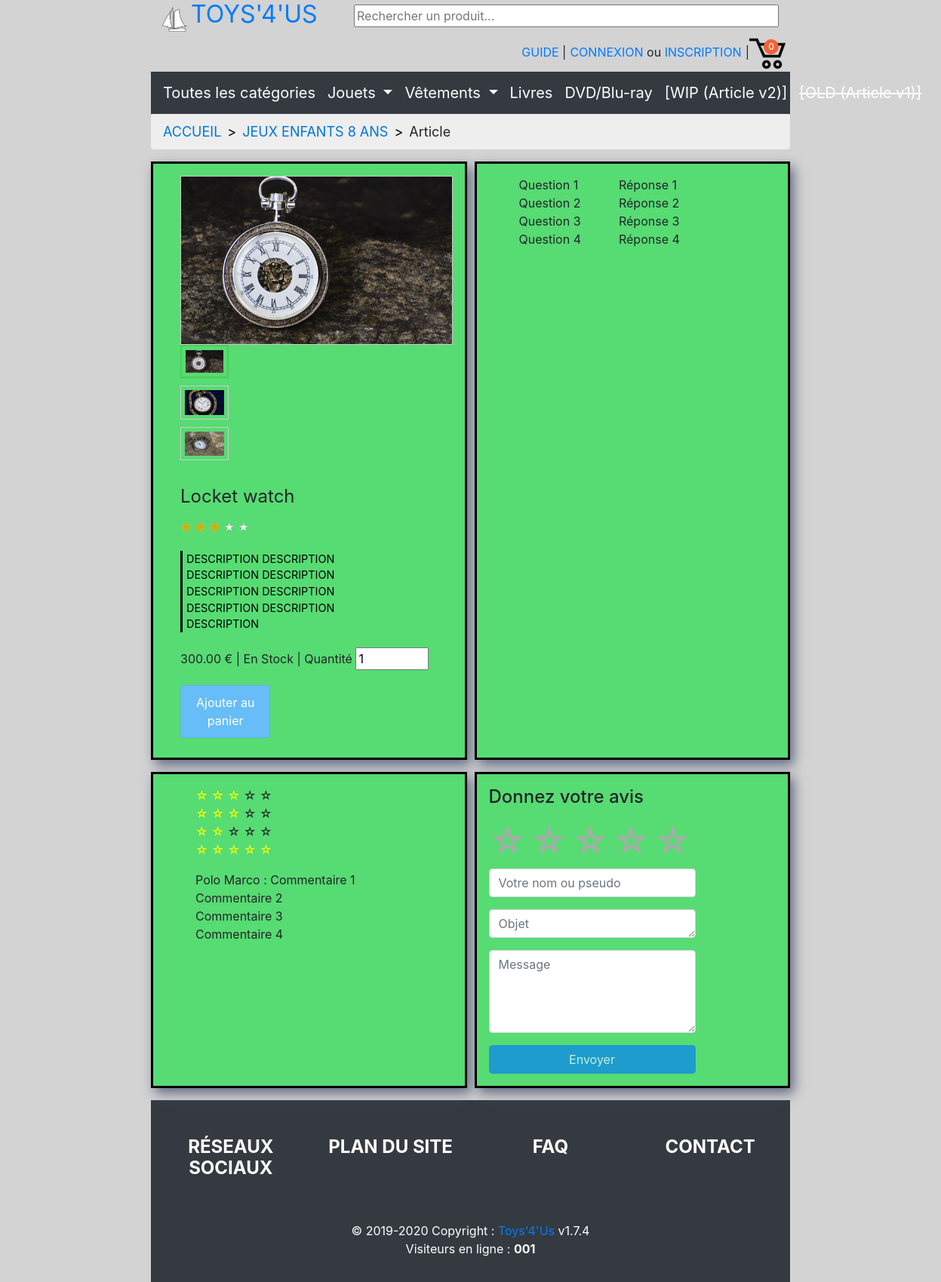
The app's page /index.php?page=pagearticle&id=2 with its own data.
### tables this page shows
CREATE TABLE IF NOT EXISTS `tbl_product_image` (
  `id` int(11) NOT NULL AUTO_INCREMENT,
  `product_id` int(11) NOT NULL,
  `preview_source` text NOT NULL,
  PRIMARY KEY (`id`)
);

CREATE TABLE IF NOT EXISTS `tbl_products` (
  `id` int(8) NOT NULL AUTO_INCREMENT,
  `name` varchar(255) NOT NULL,
  `price` double(10,2) NOT NULL,
  `category` varchar(255) NOT NULL,
  `average_rating` float(3,1) NOT NULL,
  PRIMARY KEY (`id`)
);

### functions/DBController.php (called while the page is built)
<?php
class DBController
{
	private $host = "localhost";
	private $user = "root";
	private $password = "";
	private $database = "toys4us";
	private $conn;
	function __construct()
	{
		$this->conn = $this->connectDB();
	}
	function connectDB()
	{
		$conn = mysqli_connect($this->host, $this->user, $this->password, $this->database);
		return $conn;
	}
	function runQuery($query)
	{
		$result = mysqli_query($this->conn, $query);
		while ($row = mysqli_fetch_assoc($result)) {
			$resultset[] = $row;
		}
		if (!empty($resultset))
			return $resultset;
	}
}

### pagearticle.php (the view, shortened to what this page needs)
<?php
include 'functions/DBController.php';
$db_handle = new DBController();
$objet = $_GET['id'];
$productResult = $db_handle->runQuery("SELECT * FROM tbl_products WHERE id = $objet");
if (!empty($productResult)) {
?>
    <div class="d-flex flex-row bd-highlight mb-3">
        <div class="qanda p-3 cadre" id="product-view">
            <?php
            $productImageResult = $db_handle->runQuery("SELECT * FROM tbl_product_image WHERE product_id = $objet");
            if (!empty($productImageResult)) {
            ?>
                <div class="preview-image">
                    <div id="preview-enlarged">
                        <img src="<?php echo $productImageResult[0]["preview_source"]; ?>" />
                    </div>
                    <div id="thumbnail-container">
                        <?php foreach ($productImageResult as $key => $value) {
                            $focused = "";
                            if ($key == 0) {
                                $focused = "focused";
                            }
                        ?>
                            <img class="thumbnail <?php echo $focused; ?>" src="<?php echo $productImageResult[$key]["preview_source"]; ?>" />
                        <?php } ?>
                    </div>
                </div>
            <?php } ?>
            <div class="product-info">
                <div class="product-title"><?php echo $productResult[0]["name"]; ?></div>
                <ul>
                    <?php
                    for ($i = 1; $i <= 5; $i++) {
                        $selected = "";
                        if (!empty($productResult[0]["average_rating"]) && $i <= $productResult[0]["average_rating"]) {
                            $selected = "selected";
                        }
                    ?>
                        <li class='<?php echo $selected; ?>'>&#9733;</li>
                    <?php
                    }
                    ?>
                </ul>
                <div class="product-category"><?php echo $productResult[0]["category"]; ?>
                </div>
                <div><?php echo $productResult[0]["price"]; ?> € | En Stock | Quantité <input type="number" value="1" min="1" max="100" size="4"></div>
                <div><button class="btn-info">Ajouter au<br>panier</button></div>
            </div>
        <?php
    }
        ?>
        </div>
        <div class="qanda p-3 cadre">
            <div class="doubleul">
                <ul class="puces">
                    <li>Question 1</li>
                    <li>Question 2</li>
                    <li>Question 3</li>
                    <li>Question 4</li>
                </ul>
                <ul class="puces">
                    <li>Réponse 1</li>
                    <li>Réponse 2</li>
                    <li>Réponse 3</li>
                    <li>Réponse 4</li>
                </ul>
            </div>
        </div>
    </div>
    <div class="d-flex flex-row bd-highlight mb-3">
        <div class="p-3 cadre avis">
            <div class="doubleul">
                <ul class="puces">
                    <li class="etoile"><span class="colori">☆ ☆ ☆</span> ☆ ☆</li>
                    <li class="etoile"><span class="colori">☆ ☆ ☆</span> ☆ ☆</li>
                    <li class="etoile"><span class="colori">☆ ☆</span> ☆ ☆ ☆</li>
                    <li class="etoile"><span class="colori">☆ ☆ ☆ ☆ ☆</span></li>
                </ul>
                <ul class="puces">
                    <li class="element2"><span title="21/01/2019 à 21:12:01">Polo Marco</span> : Commentaire 1</li>
                    <li class="element2">Commentaire 2</li>
                    <li class="element2">Commentaire 3</li>
                    <li class="element2">Commentaire 4</li>
                </ul>
            </div>
        </div>
        <div class="p-3 cadre envoi-avis">
            <div class="bloc2">
                <h4>Donnez votre avis</h4>
                <?php
                $connect = 1;
                if ($connect == true) {
                ?>
                    <div class="rating">
                        <a href="#" title="Donner 5 étoiles">☆</a>
                        <a href="#" title="Donner 4 étoiles">☆</a>
                        <a href="#" title="Donner 3 étoiles">☆</a>
                        <a href="#" title="Donner 2 étoiles">☆</a>
                        <a href="#" title="Donner 1 étoile">☆</a>
                    </div>
                    <div class="form-group">
                        <input type="text" id="nom" class="form-control" value="" <?php if(isset($_SESSION['connecte'])) {echo "disabled";} else { echo 'placeholder="Votre nom ou pseudo"';} ?>>
                    </div>
                    <div class="form-group">
                        <textarea id="objet" class="form-control" rows="1" placeholder="Objet"></textarea>
                    </div>
                    <div class="form-group">
                        <textarea id="messa" class="form-control" rows="4" placeholder="Message"></textarea>
                    </div>
                    <button type="submit" id="envoi" class="btn btn-primary form-control" disabled>Envoyer</button>
                <?php
                } else {
                    echo "Veuillez vous connectez";
                }
                ?>
            </div>
        </div>
    </div>

### index.php (shortened to what this page needs)
<?php
$replace = array('../', '..\\', '/', '\\', './',  '.\\');
$page = str_replace($replace, '', $_GET['page']);
?>
<!DOCTYPE html>
<html lang="fr">
<head>
	<link rel="stylesheet" href="https://stackpath.bootstrapcdn.com/bootstrap/4.1.3/css/bootstrap.min.css">
	<link rel="stylesheet" href="https://cdn.jsdelivr.net/gh/gitbrent/bootstrap4-toggle@3.6.1/css/bootstrap4-toggle.min.css">
	<link rel="stylesheet" href="http://ajax.googleapis.com/ajax/libs/jqueryui/1.10.1/themes/base/minified/jquery-ui.min.css">
	<link rel="stylesheet" href="https://cdnjs.cloudflare.com/ajax/libs/font-awesome/4.7.0/css/font-awesome.min.css">
	<link rel="stylesheet" href="css/style.css">
	<?php
	switch ($page) {
		case "pagearticle":
			echo '<link rel="stylesheet" href="css/article.css">' . "\n";
			break;
	}
	?>
</head>
<body>
	<?php
	require_once("functions/header.php");
	require_once("functions/ariane.php");
	include_once($page . '.php');
	require_once("functions/footer.php");
	?>
</body>
</html>

### functions/header.php (shortened to what this page needs)
<header>
	<div class="container-fluid">
		<div class="row align-items-center">
			<div class="col">
				<a href="index.php"><img class="logo" src="<?php echo LOGO_SITE; ?>" alt="logo" />
					<span class="h2 text-uppercase font-weight-normal"><?php echo NOM_SITE; ?></span>
				</a>
			</div>
			<div class="col text-center">
				<input type="text" class="recherche" id="recherche" size="50" dir="auto" placeholder="Rechercher un produit..." />
			</div>
			<div class="col text-right menudroit">
				<div class="row float-right align-items-center text-center">
					<div class="">
						<a href="index.php?page=pageguide">GUIDE</a> |
					</div>
					<?php
					if (isset($_SESSION['authOk'])) {
						echo '<div class="login">Bonjour, <a href="index.php?page=pageespaceclient"><b>' . securite($_SESSION['connecte']->getPrenom()) . ' ' . securite($_SESSION['connecte']->getNom()) . '</b></a>';
					?>
						<form method="POST" action="">
							<input type="submit" name="deco" value="Déconnexion" class="btn btn-primary">
						</form>
				</div>|
			<?php
					} else {
			?>
				<div class="login">
					<a href="index.php?page=pageconnexion">CONNEXION</a> ou <a href="pageinscription.php">INSCRIPTION</a>
				</div>|
			<?php
					}
			?>
			<div class="panier">
				<div class="panier_count">
					<?php
					if (isset($_SESSION['panier'])) {
						if (!isset($_SESSION['panier'])) {
							echo "0";
						} else {
							echo array_sum($_SESSION['panier']['qteProduit']);
						}
					} ?>
				</div>
				<a href="index.php?page=pagepanier_new"><img class="panier-logo" src="images/panier.png" alt="panier"></a>
			</div>
			</div>
		</div>
	</div>
	</div>
	<nav class="navbar navbar-expand-lg navbar-dark bg-dark">
		<div class="collapse navbar-collapse" id="navbarSupportedContent">
			<ul class="navbar-nav mr-auto">
				<li class="nav-item">
					<a class="navbar-brand <?php if ($page == "pagecategorieproduits") {
												echo "active";
											} ?>" href="index.php?page=pagecategorie_v2">Toutes les catégories</a>
				</li>
				<li class="nav-item dropdown">
					<a class="navbar-brand dropdown-toggle <?php if ($page . "&cat=" . @$_GET['cat'] == "pagecategorie_v2&cat=1") {
																echo "active";
															} ?>" href="" data-toggle="dropdown">
						Jouets
					</a>
				</li>
				<li class="nav-item dropdown">
					<a class="navbar-brand dropdown-toggle <?php if ($page . "&cat=" . @$_GET['cat'] == "pagecategorie_v2&cat=4") {
																echo "active";
															} ?>" href="#" data-toggle="dropdown">
						Vêtements
					</a>
				</li>
				<li class="nav-item">
					<a class="navbar-brand <?php if ($page . "&cat=" . @$_GET['cat'] == "pagecategorie_v2&cat=7") {
												echo "active";
											} ?>" href="index.php?page=pagecategorie_v2&cat=7">Livres</a>
				</li>
				<li class="nav-item">
					<a class="navbar-brand <?php if ($page . "&cat=" . @$_GET['cat'] == "pagecategorie_v2&cat=8") {
												echo "active";
											} ?>" href="index.php?page=pagecategorie_v2&cat=8">DVD/Blu-ray</a>
				</li>
				<li class="nav-item">
					<a class="navbar-brand" href="index.php?page=pagearticle_v2&id=1">[WIP (Article v2)]</a>
				</li>
				<li class="nav-item">
					<a class="navbar-brand" href="index.php?page=pagearticle&id=2"><del>[OLD (Article v1)]</del></a>
				</li>
			</ul>
		</div>
	</nav>
</header>

### functions/ariane.php (shortened to what this page needs)
<?php
switch ($page . ".php") {
?>
	<?php
	case "pagearticle.php":
	?>
		<ul class="breadcrumb">
			<li><a href="index.php">Accueil</a></li>
			<li><a href="">Jeux enfants 8 ans</a></li>
			<li>Article</li>
		</ul>
	<?php
		break;
	?>
<?php
}
?>

### functions/footer.php
<footer class="page-footer font-small bg-dark">
    <div class="container">
        <div class="row text-center d-flex justify-content-center pt-5 mb-3">
            <div class="col-md-3 mb-3">
                <h6 class="footer-link text-uppercase font-weight-bold">
                    <a href="index.php?page=pagereseauxsociaux">réseaux sociaux</a>
                </h6>
            </div>
            <div class="col-md-3 mb-3">
                <h6 class="footer-link text-uppercase font-weight-bold">
                    <a href="index.php?page=sitemap">Plan du site</a>
                </h6>
            </div>
            <div class="col-md-3 mb-3">
                <h6 class="footer-link text-uppercase font-weight-bold">
                    <a href="index.php?page=pagefaq">FAQ</a>
                </h6>
            </div>
            <div class="col-md-3 mb-3">
                <h6 class="footer-link text-uppercase font-weight-bold">
                    <a href="index.php?page=pagecontact">Contact</a>
                </h6>
            </div>
        </div>
    </div>
    <div class="footer-copyright text-center py-3 bg-dark">© 2019-2020 Copyright :
        <a href="test.php"><?php echo NOM_SITE; ?></a> v1.7.4
        <span id="visiteurs">
            <?php include_once("functions/visiteurs.php"); ?>
        </span>
    </div>
</footer>

### functions/visiteurs.php (shortened to what this page needs)
<?php
$dbfile = "functions/visitors.db";
function CountVisitors()
{
    global $dbfile, $expire;
    $cur_ip = getIP();
    $cur_time = time();
    $dbary_new = array();
    $dbary = unserialize(file_get_contents($dbfile));
    $dbary_new[$cur_ip] = $cur_time;
    $fp = fopen($dbfile, "w");
    $out = sprintf("%03d", count($dbary_new));
    return $out;
}
function getIP()
{
    if (isset($_SERVER['HTTP_X_FORWARDED_FOR'])) $ip = $_SERVER['HTTP_X_FORWARDED_FOR'];
    elseif (isset($_SERVER['REMOTE_ADDR'])) $ip = $_SERVER['REMOTE_ADDR'];
    else $ip = "0";
    return $ip;
}
$visitors_online = CountVisitors();
?>
<p>Visiteurs en ligne : <b><?= $visitors_online; ?></b></p>

### css/style.css (style rules this page uses)
body { background-color: lightgray; }
.login { margin-left: 5px; margin-right: 5px; }
.menudroit { margin-right: 20px; }
.logo { height: auto; width: 15%; }
.breadcrumb>li a { text-transform: uppercase; }
.panier { font-size: 34px; width: 34px; display: inline-block; margin: auto; position: relative; color: #fff; }
.panier div.panier_count { position: absolute; font-weight: 500; font-size: 12px; text-align: center; top: 10px; right: -5px; width: 20px; height: 20px; line-height: 20px; border-radius: 50%; background-color: #f46036; color: #fff; }
ul.breadcrumb { padding: 10px 16px; list-style: none; background-color: #eee; }
ul.breadcrumb li { display: inline; font-size: 18px; }
ul.breadcrumb li+li:before { padding: 8px; color: black; content: ">"; }
ul.breadcrumb li a { color: #0275d8; text-decoration: none; }
footer { margin-top: 10px; }
.footer-link { font-size: 150%; }
.footer-link>a { color: white !important; }
.footer-copyright { color: white; }
@media screen and (min-width: 1024px) { body { background-color: lightgray; margin-left: 200px; margin-right: 200px; } }

### css/article.css (style rules this page uses)
div.preview-image { float: left; padding: 0px 0px 20px 20px; }
div.preview-image img { width: 100%; max-width: 450px; height: auto; border: 1px solid #ccc; }
div.preview-image img.focused { border: #48d14f 2px solid; }
.product-info { float: left; margin-left: 20px; }
div.product-info ul { margin: 10px 0px; padding: 0; }
div.product-info li { cursor: pointer; list-style-type: none; display: inline-block; color: #F0F0F0; text-shadow: 0 0 1px #666666; font-size: 14px; }
div.product-info .selected { color: #e4a400; text-shadow: 0 0 5px #ffb900; }
.product-title { font-size: 1.5em; }
.product-category { width: 300px; margin: 20px 0px; font-size: 0.9em; color: black; border-left: black 3px solid; padding: 0px 5px 0px 5px; text-transform: uppercase; }
button.btn-info { padding: 10px; margin: 20px 20px 10px 0px; padding: 10px 20px; background: #67bdf7; border: #60b2e8 1px solid; border-radius: 3px; color: #FFF; }
div.preview-image img.thumbnail { width: 64px; margin-bottom: 10px; padding: 5px; }
#thumbnail-container { width: 70px; float: left; }
#preview-enlarged { float: right; }
#product-view { overflow: auto; display: inline-block; padding-top: 20px; text-align: left; margin-right: 10px; }
.qanda { border: 3px solid red; width: auto; }
.doubleul { padding-right: 40px; }
.puces { list-style: none; float: left; margin-right: 10px; }
.colori { color: rgb(251, 255, 0); }
.avis { border: 3px ridge orange; margin-right: 10px; }
.envoi-avis { border: 3px solid rebeccapurple; }
.rating { direction: rtl; }
.rating a { color: #aaa; text-decoration: none; font-size: 3em; transition: color .4s; }
@media screen and (min-width: 1024px) { .cadre { box-shadow: 5px 7px 15px#636C80; border: 3px black solid; display: flex; background-color: rgb(87, 219, 115); } }
@media screen and (min-width: 650px) { .cadre { box-shadow: 5px 7px 15px#636C80; border: 3px black solid; display: flex; background-color: rgb(87, 219, 115); width: 100%; } }

### records on screen
tbl_product_image: preview_source (picture)
tbl_product_image: preview_source (picture)
tbl_product_image: preview_source (picture)
tbl_products: name "Locket watch", category "DESCRIPTION DESCRIPTION DESCRIPTION DESCRIPTION DESCRIPTION DESCRIPTION DESCRIPTION DESCRIPTION DESCRIPTION", price "300.00"

### other values on screen
NOM_SITE "TOYS'4'US"
array_sum($_SESSION['panier']['qteProduit']) "0"
NOM_SITE "Toys'4'Us"
$visitors_online "001"
